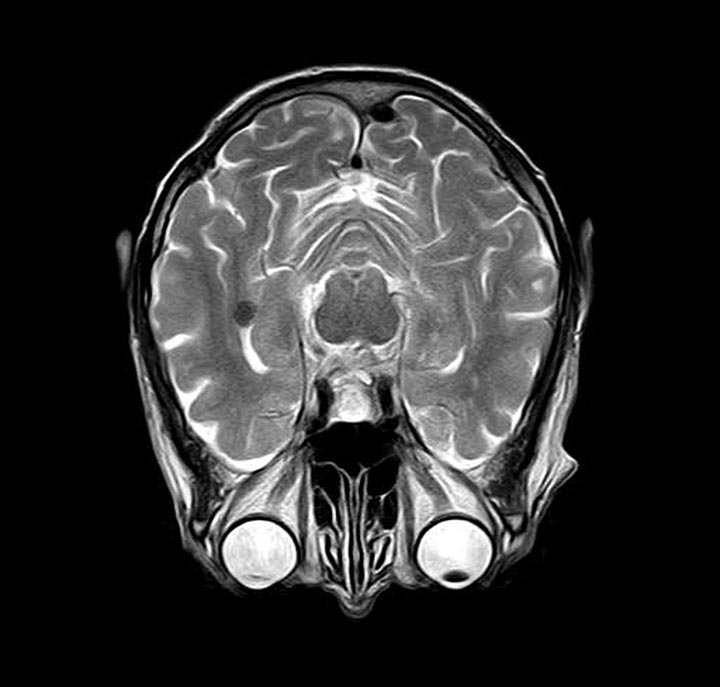
#> input picture 2021-12-07/cranio.jpg, 720 x 687 px, found by its file name
$ python LimiarOTSU.py
#> lines starting #> are read from the running program, lines starting #| are printed output that depends on the picture; after the words box and inside, x2 and y2 are one past the last pixel; in counts of white or black regions, pixels touching at a corner belong together
import numpy as np
import cv2 as cv
from matplotlib import cm, pyplot as plt


def binOTSU(FileName,KernelValue, binFlag, coordinateY,coordinateX, outputName): #Defini-se o método para realizar binarização com o modo OTSU
#> called with FileName = 'Cranio.jpg', KernelValue = 5, binFlag = 0, coordinateY = 532, coordinateX = 415, outputName = 'CranioOTSU.jpg'
    img = cv.imread(FileName,cv.IMREAD_GRAYSCALE) #Leitura da imagem com a aplicação de escala cinza
#> img is the input picture: shape (687, 720); min 0, max 255, mean 45.8
    blur = cv.GaussianBlur(img,(KernelValue,KernelValue),0) #Aplicação de blur na imagem, através de um kernel definido por parâmetro.

    _,otsu = cv.threshold(blur, 0,255,binFlag+cv.THRESH_OTSU) #Declaração do método OTSU, com dois objetos, sendo "otsu" como o nosso output, e o segundo o valor pré-definido para o threshold
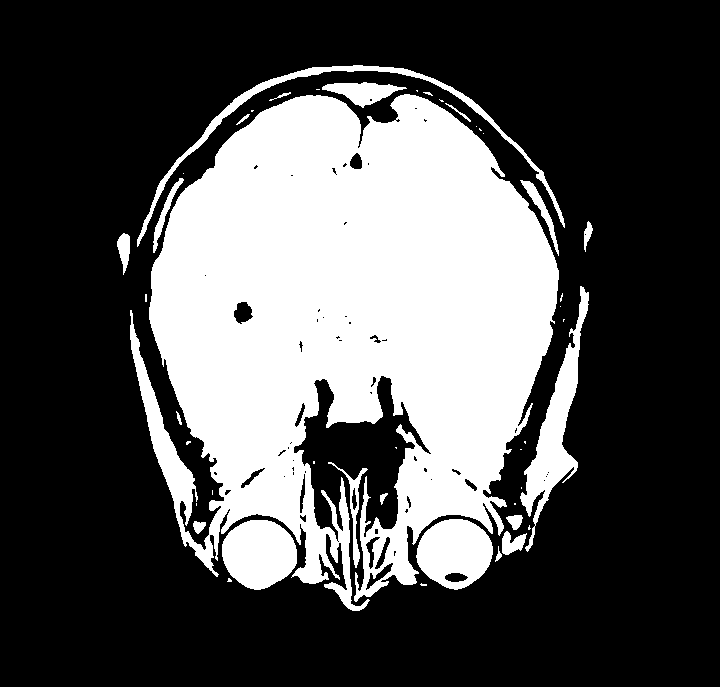
#> otsu: shape (687, 720); 31.9% white; 45 white regions (25 under 20 px), largest, box (x1, y1, x2, y2) and area: (130, 94, 559, 611) 137534, (520, 286, 589, 552) 4704, (222, 520, 297, 590) 4036
    #é definido também uma flag para binarizar e é acrescentado a flag OTSU.

    print(f"O valor de limiarização definido pelo método OTSU é : {_}") #Mostra o valor de limar definido pelo OTSU
#| O valor de limiarização definido pelo método OTSU é : 69.0

    limiar = blur[coordinateY,coordinateX] #Captura de um valor de intensidade de determinado pixel, através das coordenadas
#> limiar = 176
    print(f"Valor de intensidade de cinza do pixel escolhido  : {limiar}")
#| Valor de intensidade de cinza do pixel escolhido  : 176
    cv.imwrite(outputName,otsu) #Comando para escrever no disco do computador o resultado de OTSU

def exibir(fileName):
#> called with fileName = 'CranioOTSU.jpg'
    cv.imshow("Imagem OTSU",cv.imread(fileName))
    cv.waitKey(0)


binOTSU("Cranio.jpg",5,cv.THRESH_BINARY,532,415,"CranioOTSU.jpg") #Chamada do método
exibir("CranioOTSU.jpg")

#A conclusão é que por o método OTSU definir automáticamente os valores de limiar de modo otmimizado, ou seja, o que se enquadra melhor para aquela
#imagem, então não é possível alterar os valores de threshold do mesmo, recomaneda-se fazer uso de adaptative threshold para situações na qual o OTSU
#Não limiariza de forma correta. O método não funciona de forma correta em situações na qual a área a ser segmentada é menor que seu fundo, com muitos ruídos
#e objetos ou regiões com grande constrastes também pode causar problema com OTSU.
